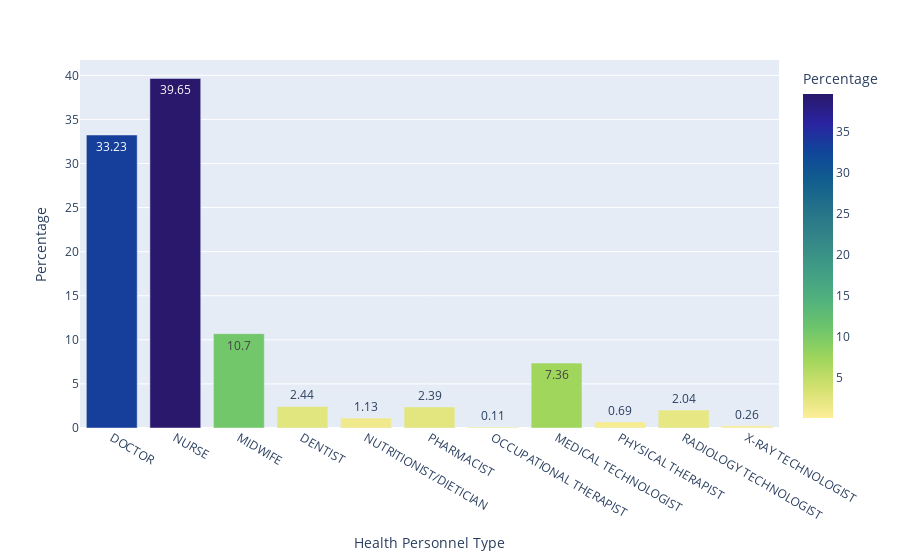

The code cell stored with this chart in its notebook:
### Code cell
selected_region = 'NATIONAL CAPITAL REGION (NCR)' # replace w/ selected region in dropdown
selected_province = 'NCR, CITY OF MANILA, FIRST DISTRICT (NOT A PROVINCE)' # replace w/ selected province in dropdown

personnel_counts = df_health_personnel_indexed.loc[selected_region, selected_province]

# computing values to create new df
personnel = df_health_personnel_indexed.columns
personnel_counts = personnel_counts.values.flatten()
counts_sum = sum(personnel_counts)
personnel_percentages = [(round(i/counts_sum*100,2)) for i in personnel_counts]

# creating new df
new_df = pd.DataFrame()

new_df['Health Personnel Type'] = personnel
new_df['Number of Personnel'] = personnel_counts
new_df['Percentage'] = personnel_percentages
new_df
                                                                         
fig_health_personnel = px.bar(new_df,
                             x='Health Personnel Type',
                             y='Percentage',
                             color='Percentage',
                             color_continuous_scale = 'haline_r',
                             text_auto=True)


fig_health_personnel.show()

### Figure 1 — Plotly figure (JSON) as saved in the notebook; plotly's stock layout.template omitted (floating-point values rounded to 4 significant figures)
{"data": [{"alignmentgroup": "True", "hovertemplate": "Health Personnel Type=%{x}<br>Percentage=%{marker.color}<extra></extra>", "legendgroup": "", "marker": {"color": [33.23, 39.65, 10.7, 2.44, 1.13, 2.39, 0.11, 7.36, 0.69, 2.04, 0.26], "coloraxis": "coloraxis", "pattern": {"shape": ""}}, "name": "", "offsetgroup": "", "orientation": "v", "showlegend": false, "textposition": "auto", "texttemplate": "%{y}", "type": "bar", "x": ["DOCTOR", "NURSE", "MIDWIFE", "DENTIST", "NUTRITIONIST/DIETICIAN", "PHARMACIST", "OCCUPATIONAL THERAPIST", "MEDICAL TECHNOLOGIST", "PHYSICAL THERAPIST", "RADIOLOGY TECHNOLOGIST", "X-RAY TECHNOLOGIST"], "xaxis": "x", "y": [33.23, 39.65, 10.7, 2.44, 1.13, 2.39, 0.11, 7.36, 0.69, 2.04, 0.26], "yaxis": "y"}], "layout": {"barmode": "relative", "coloraxis": {"colorbar": {"title": {"text": "Percentage"}}, "colorscale": [[0, "rgb(253, 238, 153)"], [0.09091, "rgb(212, 225, 112)"], [0.1818, "rgb(160, 214, 91)"], [0.2727, "rgb(111, 198, 107)"], [0.3636, "rgb(81, 178, 124)"], [0.4545, "rgb(65, 157, 133)"], [0.5455, "rgb(53, 136, 136)"], [0.6364, "rgb(38, 116, 137)"], [0.7273, "rgb(18, 95, 142)"], [0.8182, "rgb(15, 71, 153)"], [0.9091, "rgb(42, 35, 160)"], [1, "rgb(41, 24, 107)"]]}, "legend": {"tracegroupgap": 0}, "margin": {"t": 60}, "xaxis": {"anchor": "y", "domain": [0, 1], "title": {"text": "Health Personnel Type"}}, "yaxis": {"anchor": "x", "domain": [0, 1], "title": {"text": "Percentage"}}}}
